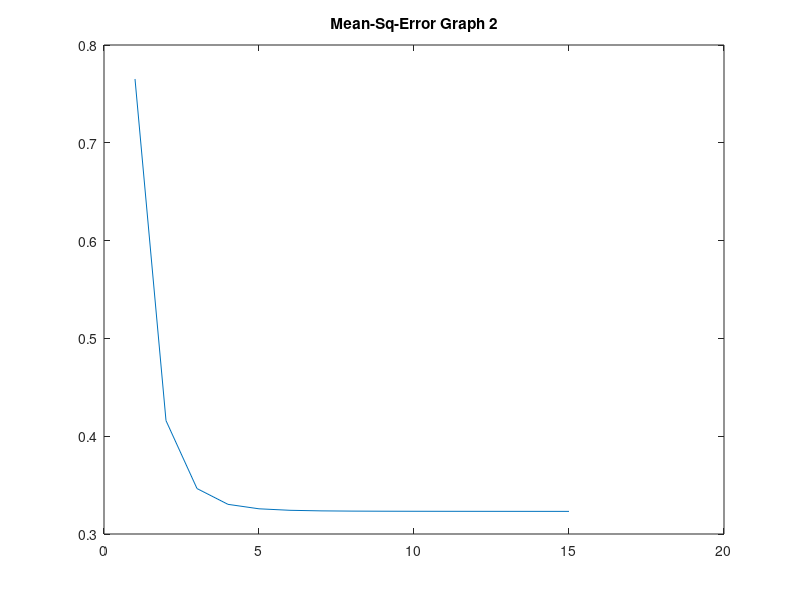

This chart was generated by the following MATLAB code:
function threeinputadline
%input array
 ar =  [0 0 0 0 1 1 1 1; 0 0 1 1 0 0 1 1; 0 1 0 1 0 1 0 1 ];
   
% target array
t = [ 0, 1, 1, 1 ,1,1,1,1];
err=[];
 % taking bias in each case as 1

 %consider learning rate = 0.2
 w1 = 0.2; w2 = 0.2; 
 w3=0.2;
 b = 0.2;
 yi=[];
 
 mse=[];
 
for i =1:15

    
        disp( "EPOCH ") 
        disp(i  )
       
      for j =1:4
           
            % calculating net input
             yi(j) = ar(1,j) * w1 + ar(2,j) * w2 +ar(3,j)*w3+ 1 * b;
             
             dif = t(j) - yi(j);
             err(j) = dif * dif;
             if(err(j)~=0)
            
                 %updated weights
                 w1 =w1+ 0.2  *dif *ar(1,j) ;
                 w2 =w2+ 0.2 * dif * ar(2,j) ;
                 w3 =w3+ 0.2 * dif * ar(3,j) ;
                 b = b+0.2 * dif * 0.2;
                 

             else
                 w1=w1;
                 w2=w2;
                 w3=w3;
                 b=b;
             end
       
       disp('w1:');
       disp(w1);
       disp('w2:');
       disp(w2);
       disp('w3:');
       disp(w3);
         
       
      end
       disp(" Errors" )
       disp(err);
       
           er=err(1)+err(2)+err(3)+err(4);
           mse(i)=er;
           disp(er)
           
          
end


for p =1:8
    final(1,p)=w1*ar(1,p)+w2*ar(2,p)+w3*ar(3,p)+b;
end
final;
round(final)
t
x=[1,2,3,4,5,6,7,8,9,10,11,12,13,14,15];
y=mse;
plot(x,y)
title("Mean-Sq-Error Graph 2")



